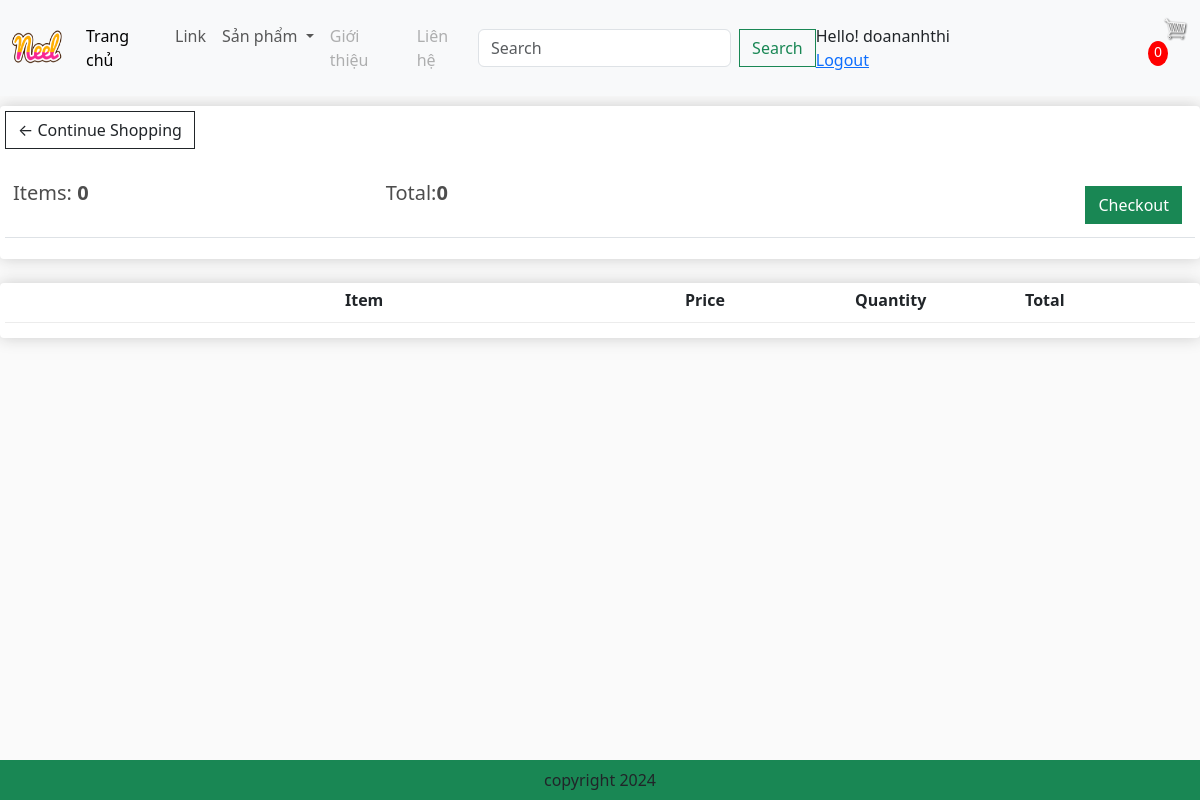
Page /cart/ (signed in) on the earlier database version.
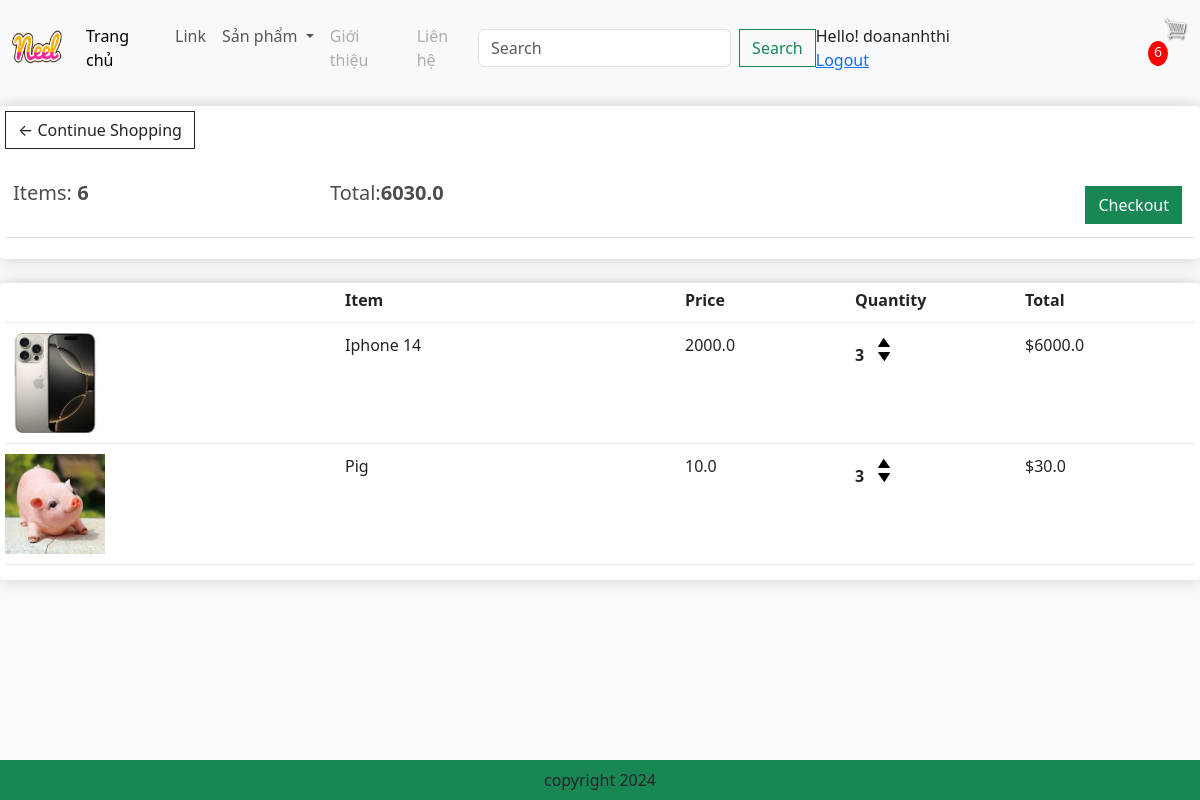
Same page on the later database version.
### app/models.py (models this page shows, shortened)
class Order(models.Model):
    customer = models.ForeignKey(User,on_delete=models.SET_NULL,blank=True,null=True)
    date_order = models.DateTimeField(auto_now_add=True)
    complete = models.BooleanField(default=False,null=True,blank=False)
    transaction_id = models.CharField(max_length=200,null=True)
    @property
    def get_cart_items(self):
        orderitems=self.orderitem_set.all()
        total=sum([item.quantity for item in orderitems])
        return total
    @property
    def get_cart_total(self):
        orderitems=self.orderitem_set.all()
        total=sum([item.get_total for item in orderitems])
        return total

class OrderItem(models.Model):
    product = models.ForeignKey(Product,on_delete=models.SET_NULL,blank=True,null=True)
    order = models.ForeignKey(Order,on_delete=models.SET_NULL,blank=True,null=True)
    quantity = models.IntegerField(default=0,null=True,blank=True)
    date_added = models.DateTimeField(auto_now_add=True)
    @property
    def get_total(self):
        total=self.product.price*self.quantity
        return total

class Product(models.Model):
    category = models.ManyToManyField(Category, related_name='product')
    name = models.CharField(max_length=200,null=True)
    price = models.FloatField()
    digital = models.BooleanField(default=False,null=True,blank=False)
    image = models.ImageField(null=True,blank=True)
    detail = models.TextField(null=True,blank=True)
    @property
    def ImageURL(self):
        try:
            url = self.image.url
        except:
            url = ""
        return url

### app/views.py (the view)
# urls.py: path('cart/', views.cart, name = "cart"),
def cart(request):
    if request.user.is_authenticated:
        customer = request.user
        order, created = Order.objects.get_or_create( customer = customer, complete = False)
        items = order.orderitem_set.all()
        cartItems = order.get_cart_items
        user_not_login = "hidden"
        user_login = "show"
    else:
        items = []
        order = {'order.get_cart_items':0,'order.get_cart_total':0}
        cartItems = order['get_cart_items']
        user_login = "hidden"
        user_not_login = "show"
    categories = Category.objects.filter(is_sub=False)
    context={'categories':categories,'items': items, 'order':order,'cartItems':cartItems,'user_login':user_login,'user_not_login':user_not_login}
    return render(request,'app/cart.html', context)

### app/templates/app/cart.html
{% extends 'app/base.html' %}
{% load static %}
{% block cart_content %}
<div class="row">
	<div class="col-lg-12">
		<div class="box-element">
			<a  class="btn btn-outline-dark" href="{% url 'home' %}">&#x2190; Continue Shopping</a>
			<br>
			<br>
			<table class="table">
				<tr>
					<th><h5>Items: <strong>{{order.get_cart_items}}</strong></h5></th>
					<th><h5>Total:<strong>{{order.get_cart_total}}</strong></h5></th>
					<th>
						<a  style="float:right; margin:5px;" class="btn btn-success" href="{% url 'checkout' %}">Checkout</a>
					</th>
				</tr>
			</table>
		</div>
		<br>
		<div class="box-element">
			<div class="cart-row">
				<div style="flex:2"></div>
				<div style="flex:2"><strong>Item</strong></div>
				<div style="flex:1"><strong>Price</strong></div>
				<div style="flex:1"><strong>Quantity</strong></div>
				<div style="flex:1"><strong>Total</strong></div>
			</div>
			{% for item in items %}
			<div class="cart-row">
				<div style="flex:2"><img class="row-image" src="{{item.product.ImageURL}}"></div>
				<div style="flex:2"><p>{{item.product.name}}</p></div>
				<div style="flex:1"><p>{{item.product.price}}</p></div>
				<div style="flex:1">
					<p class="quantity">{{item.quantity}}</p>
					<div class="quantity">
						<img data-product = {{item.product.id}} data-action = 'add' class="chg-quantity update-cart" src="{% static  'app/images/arrow-up.png' %}">
						<img data-product = {{item.product.id}} data-action = 'remove' class="chg-quantity update-cart" src="{% static  'app/images/arrow-down.png' %}">
					</div>
				</div>
				<div style="flex:1"><p>${{item.get_total}}</p></div>
			</div>
			{% endfor %}
		</div>
	</div>
</div>
{% endblock cart_content %}

### app/templates/app/base.html (shortened to what this page needs)
{% load static %}
<!DOCTYPE html>
<html>
    <head>
        <link href="https://cdn.jsdelivr.net/npm/bootstrap@5.3.3/dist/css/bootstrap.min.css" rel="stylesheet"/>
        <link href="{% static 'app/css/style.css' %}" rel='stylesheet'/>
        <link href="{% static 'app/css/owl.carousel.min.css' %}" rel='stylesheet'/>
        <link href="{% static 'app/css/all.min.css' %}" rel='stylesheet'/>
        <link rel="stylesheet" type="text/css" href="{% static "app/css/main.css" %}" />
        <link rel="stylesheet" href="">
    </head>
    <body>
        <nav class="navbar navbar-expand-lg bg-body-tertiary">
            <div class="container-fluid">
              <a class="navbar-brand" href="{%url 'home'%}" /a>
                <img src=" {% static 'app/images/Neel.png' %}" width="50" height="70" />
            </a>
              <div class="collapse navbar-collapse" id="navbarSupportedContent">
                <ul class="navbar-nav me-auto mb-2 mb-lg-0">
                  <li class="nav-item">
                    <a class="nav-link active" aria-current="page" href="{%url 'home'%}">Trang chủ</a>
                  </li>
                  <li class="nav-item">
                    <a class="nav-link" href="#">Link</a>
                  </li>
                  <li class="nav-item dropdown">
                    <a class="nav-link dropdown-toggle" href="#" role="button" data-bs-toggle="dropdown" aria-expanded="false">
                      Sản phẩm
                    </a>
                  </li>
                  <li class="nav-item">
                    <a class="nav-link disabled" href="#">Giới thiệu</a>
                  </li>
                  <li class="nav-item">
                    <a class="nav-link disabled" href="#">Liên hệ</a>
                  </li>
                </ul>
                <form class="d-flex" role="search" method = POST action="{% url "search" %}">
                  <input class="form-control me-2" type="search" placeholder="Search" aria-label="Search" name = "searched">
                  <button class="btn btn-outline-success" type="submit">Search</button>
                </form>
              </div>
                <div class='form-inline my-2 my-lg-0'style ="visibility: {{user_login}}">
                  <span> Hello! {{request.user}}</span>
                  <span><a href = "{% url "logout" %}"> Logout </a> </span>
                </div>
              <div class='form-inline my-2 my-lg-0'>
                <a href="{% url 'cart' %}"><img id="cart-icon" src="{% static "images/cart.png" %}"></a>
                <p id ='cart-total' >{{cartItems}}</p>
              </div>
            </div>
          </nav>
        {% block cart_content %}{% endblock cart_content %}
        <footer class ="container--fluid bg-success text-center fixed-bottom p-2 mt-5">
            copyright 2024
        </footer>
    </body>
</html>

### app/static/app/css/main.css (style rules this page uses)
body { background-color: hsl(0, 0%, 98%); }
h1,h2,h3,h4,h5,h6 { color:hsl(0, 0%, 30%); }
.box-element { box-shadow:hsl(0, 0%, 80%) 0 0 16px; background-color: #fff; border-radius: 4px; padding: 5px; }
#cart-icon { width:25px; display: inline-block; margin-left: 15px; }
#cart-total { display: block; text-align: center; color:#fff; background-color: red; width: 20px; height: 25px; border-radius: 50%; font-size: 14px; }
.col-lg-3, .col-lg-4, .col-lg-6, .col-lg-8, .col-lg-12 { margin-top: 10px; }
.btn { border-radius: 0; }
.row-image { width: 100px; }
.cart-row { display: flex; align-items: flex-stretch; padding-bottom: 10px; margin-bottom: 10px; border-bottom: 1px solid #ececec; }
.quantity { display: inline-block; font-weight: 700; padding-right:10px; }
.chg-quantity { width: 12px; cursor: pointer; display: block; margin-top: 5px; transition:.1s; }

Differences in the rows shown:
computed for Order: get_cart_items "0" → "6"; get_cart_total "0" → "6030.0"
added OrderItem: product.ImageURL (picture), product.name "Iphone 14", product.price "2000.0", quantity "3", get_total "6000.0"
added OrderItem: product.ImageURL (picture), product.name "Pig", product.price "10.0", quantity "3", get_total "30.0"
Other differences:
{{ cartItems }}: "0" → "6"
